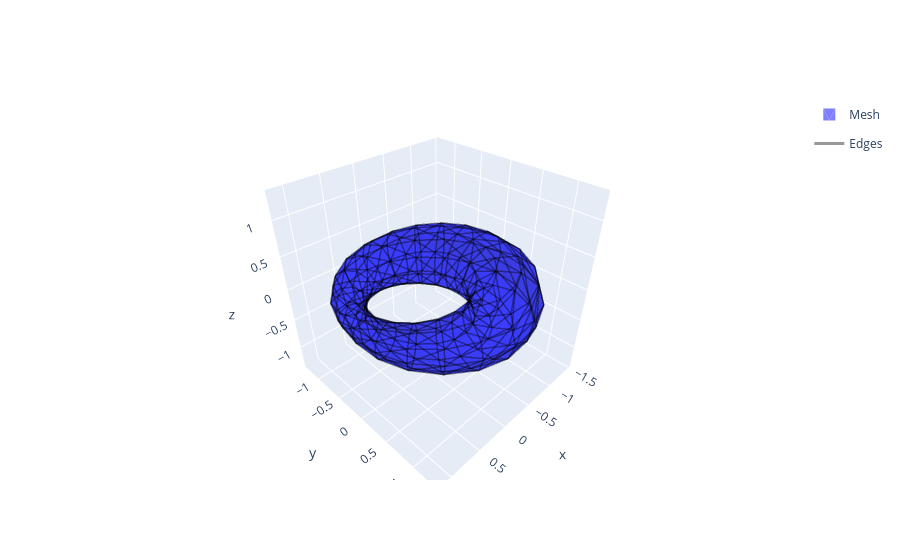

Notebook code for this chart:
### Code cell
gaussian_bandwidth = 1
gaussian_func = lambda x: np.exp(-(x**2) / gaussian_bandwidth**2)
# V, F = generate_torus_mesh_with_variable_r(20, 10, r=0.5, R=1, func=gaussian_func)
# # save_obj(V, F, "data/synthetic/irregular_gaussain_theta_0.5_20_10.obj")
# fig = plotly_draw_3D_mesh(
#     V,
#     F,
#     show_now=False,
#     edge_color_width=3,
#     edge_color_opacity=0.4,
#     mesh_color_opacity=0.5,
# )
# fig.show()

V, F = generate_torus_mesh_with_variable_r(
    20, 10, r=0.5, R=1, func=gaussian_func, tile_along_theta=False
)
# save_obj(V, F, "data/synthetic/irregular_gaussain_phi_0.5_20_10.obj")
fig = plotly_draw_3D_mesh(
    V,
    F,
    show_now=False,
    edge_color_width=3,
    edge_color_opacity=0.4,
    mesh_color_opacity=0.5,
)
fig.show()

### Figure 1 — Plotly figure (JSON) as saved in the notebook; plotly's stock layout.template omitted (floating-point values rounded to 4 significant figures; data arrays with more than 128 entries replaced by an {"elided": "..."} marker saying what was removed)
{"data": [{"color": "blue", "i": {"elided": "400 int values"}, "j": {"elided": "400 int values"}, "k": {"elided": "400 int values"}, "legendgroup": "Mesh", "name": "Mesh", "opacity": 0.5, "showlegend": true, "type": "mesh3d", "x": {"elided": "200 float values"}, "y": {"elided": "200 float values"}, "z": {"elided": "200 float values"}}, {"legendgroup": "Edges", "line": {"color": "black", "width": 3}, "mode": "lines", "name": "Edges", "opacity": 0.4, "showlegend": true, "type": "scatter3d", "x": {"elided": "1800 float values"}, "y": {"elided": "1800 float values"}, "z": {"elided": "1800 float values"}}], "layout": {"scene": {"aspectmode": "cube", "xaxis": {"range": [-1.536, 1.221]}, "yaxis": {"range": [-1.358, 1.4]}, "zaxis": {"range": [-1.379, 1.379]}}}}
